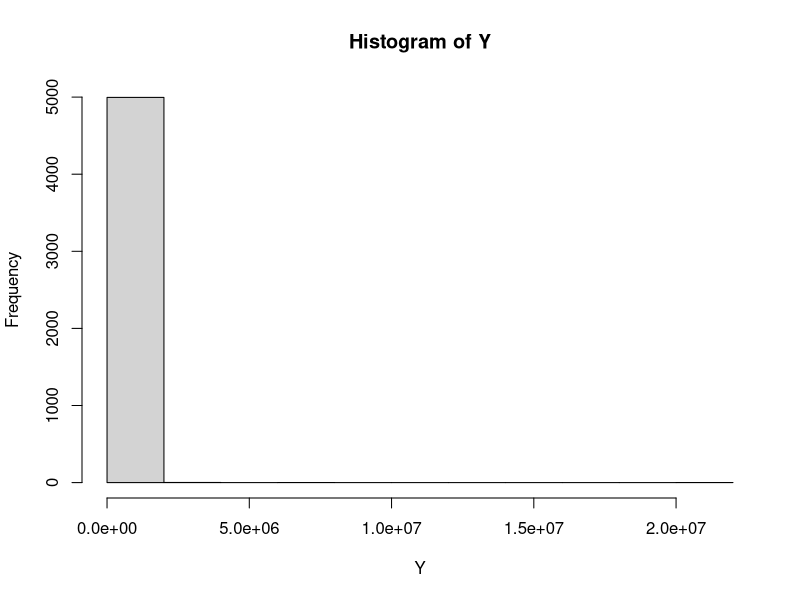

Recreate this plot in R.
#6
#Vi udnytter universality of the norm, ligesom i skal g??re i den obligatoriske 
n = 5000 #Brug ogs?? 50.000 og 500.000 og se hvad der sker
U = runif(n) 
Y = 1/(1-U)^2 #Det vi udregnede i 5
#Y = rep(NA,n) #Laver en dummy vektor, beh??ves faktisk ikke. 
#7
summary(Y)
#Det er slet ikke stabilt, hvilket da ogs?? er forventeligt.
#Vi har en udefineret middelv??rdi og kan derfor f?? arbitr??re udfald. 
#Det er derfor tilf??ldigt og vi nu f??r nogle sindsyg store v??rdier
hist(Y)
